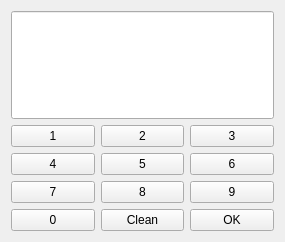
<?xml version="1.0" encoding="UTF-8"?>
<ui version="4.0">
 <class>NumKeyInput</class>
 <widget class="QWidget" name="NumKeyInput">
  <property name="geometry">
   <rect>
    <x>0</x>
    <y>0</y>
    <width>285</width>
    <height>242</height>
   </rect>
  </property>
  <property name="windowTitle">
   <string>Form</string>
  </property>
  <layout class="QVBoxLayout" name="verticalLayout" stretch="1,4">
   <item>
    <widget class="QLineEdit" name="numDisplay">
     <property name="sizePolicy">
      <sizepolicy hsizetype="Expanding" vsizetype="Minimum">
       <horstretch>0</horstretch>
       <verstretch>0</verstretch>
      </sizepolicy>
     </property>
    </widget>
   </item>
   <item>
    <layout class="QGridLayout" name="gridLayout" rowstretch="1,1,1,1" rowminimumheight="1,1,1,1">
     <item row="0" column="0">
      <widget class="QPushButton" name="pbNum1">
       <property name="sizePolicy">
        <sizepolicy hsizetype="Minimum" vsizetype="Fixed">
         <horstretch>0</horstretch>
         <verstretch>0</verstretch>
        </sizepolicy>
       </property>
       <property name="text">
        <string>1</string>
       </property>
       <property name="default">
        <bool>false</bool>
       </property>
       <property name="flat">
        <bool>false</bool>
       </property>
      </widget>
     </item>
     <item row="0" column="1">
      <widget class="QPushButton" name="pbNum2">
       <property name="sizePolicy">
        <sizepolicy hsizetype="Minimum" vsizetype="Fixed">
         <horstretch>0</horstretch>
         <verstretch>0</verstretch>
        </sizepolicy>
       </property>
       <property name="text">
        <string>2</string>
       </property>
      </widget>
     </item>
     <item row="0" column="2">
      <widget class="QPushButton" name="pbNum3">
       <property name="sizePolicy">
        <sizepolicy hsizetype="Minimum" vsizetype="Fixed">
         <horstretch>0</horstretch>
         <verstretch>0</verstretch>
        </sizepolicy>
       </property>
       <property name="text">
        <string>3</string>
       </property>
      </widget>
     </item>
     <item row="1" column="0">
      <widget class="QPushButton" name="pbNum4">
       <property name="sizePolicy">
        <sizepolicy hsizetype="Minimum" vsizetype="Fixed">
         <horstretch>0</horstretch>
         <verstretch>0</verstretch>
        </sizepolicy>
       </property>
       <property name="text">
        <string>4</string>
       </property>
      </widget>
     </item>
     <item row="1" column="1">
      <widget class="QPushButton" name="pbNum5">
       <property name="sizePolicy">
        <sizepolicy hsizetype="Minimum" vsizetype="Fixed">
         <horstretch>0</horstretch>
         <verstretch>0</verstretch>
        </sizepolicy>
       </property>
       <property name="text">
        <string>5</string>
       </property>
      </widget>
     </item>
     <item row="1" column="2">
      <widget class="QPushButton" name="pbNum6">
       <property name="sizePolicy">
        <sizepolicy hsizetype="Minimum" vsizetype="Fixed">
         <horstretch>0</horstretch>
         <verstretch>0</verstretch>
        </sizepolicy>
       </property>
       <property name="text">
        <string>6</string>
       </property>
      </widget>
     </item>
     <item row="2" column="0">
      <widget class="QPushButton" name="pbNum7">
       <property name="sizePolicy">
        <sizepolicy hsizetype="Minimum" vsizetype="Fixed">
         <horstretch>0</horstretch>
         <verstretch>0</verstretch>
        </sizepolicy>
       </property>
       <property name="text">
        <string>7</string>
       </property>
      </widget>
     </item>
     <item row="2" column="1">
      <widget class="QPushButton" name="pbNum8">
       <property name="sizePolicy">
        <sizepolicy hsizetype="Minimum" vsizetype="Fixed">
         <horstretch>0</horstretch>
         <verstretch>0</verstretch>
        </sizepolicy>
       </property>
       <property name="text">
        <string>8</string>
       </property>
      </widget>
     </item>
     <item row="2" column="2">
      <widget class="QPushButton" name="pbNum9">
       <property name="sizePolicy">
        <sizepolicy hsizetype="Minimum" vsizetype="Fixed">
         <horstretch>0</horstretch>
         <verstretch>0</verstretch>
        </sizepolicy>
       </property>
       <property name="text">
        <string>9</string>
       </property>
      </widget>
     </item>
     <item row="3" column="0">
      <widget class="QPushButton" name="pbNum0">
       <property name="sizePolicy">
        <sizepolicy hsizetype="Minimum" vsizetype="Fixed">
         <horstretch>0</horstretch>
         <verstretch>0</verstretch>
        </sizepolicy>
       </property>
       <property name="text">
        <string>0</string>
       </property>
      </widget>
     </item>
     <item row="3" column="1">
      <widget class="QPushButton" name="pbClean">
       <property name="sizePolicy">
        <sizepolicy hsizetype="Minimum" vsizetype="Fixed">
         <horstretch>0</horstretch>
         <verstretch>0</verstretch>
        </sizepolicy>
       </property>
       <property name="text">
        <string>Clean</string>
       </property>
      </widget>
     </item>
     <item row="3" column="2">
      <widget class="QPushButton" name="pbOK">
       <property name="sizePolicy">
        <sizepolicy hsizetype="Minimum" vsizetype="Fixed">
         <horstretch>0</horstretch>
         <verstretch>0</verstretch>
        </sizepolicy>
       </property>
       <property name="text">
        <string>OK</string>
       </property>
      </widget>
     </item>
    </layout>
   </item>
  </layout>
 </widget>
 <resources/>
 <connections/>
 <slots>
  <slot>on_numClick()</slot>
  <slot>on_cleanClick()</slot>
  <slot>slot2()</slot>
 </slots>
</ui>
